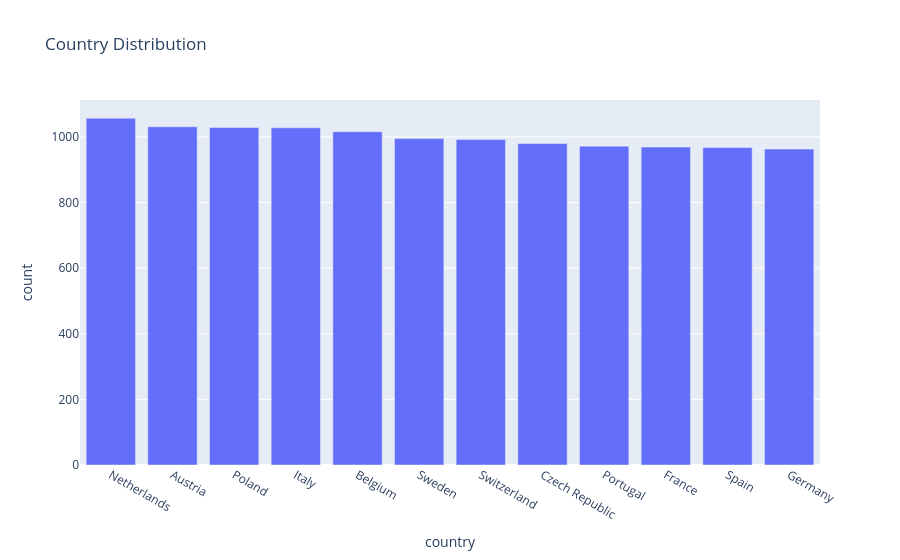

Notebook source saved alongside this figure:
### Markdown cell above
#### Country Distribution

### Code cell
country_counts = df_cohort["country"].value_counts().reset_index()
country_counts.columns = ["country", "count"]

fig = px.bar(
    country_counts,
    x="country",
    y="count",
    title="Country Distribution"
)

fig.show()

### Figure 1 — Plotly figure (JSON) as saved in the notebook; plotly's stock layout.template omitted (floating-point values rounded to 4 significant figures)
{"data": [{"hovertemplate": "country=%{x}<br>count=%{y}<extra></extra>", "legendgroup": "", "marker": {"color": "#636efa", "pattern": {"shape": ""}}, "name": "", "orientation": "v", "showlegend": false, "textposition": "auto", "type": "bar", "x": ["Netherlands", "Austria", "Poland", "Italy", "Belgium", "Sweden", "Switzerland", "Czech Republic", "Portugal", "France", "Spain", "Germany"], "xaxis": "x", "y": [1057, 1031, 1029, 1028, 1016, 995, 992, 980, 972, 969, 968, 963], "yaxis": "y"}], "layout": {"barmode": "relative", "legend": {"tracegroupgap": 0}, "title": {"text": "Country Distribution"}, "xaxis": {"anchor": "y", "domain": [0, 1], "title": {"text": "country"}}, "yaxis": {"anchor": "x", "domain": [0, 1], "title": {"text": "count"}}}}
